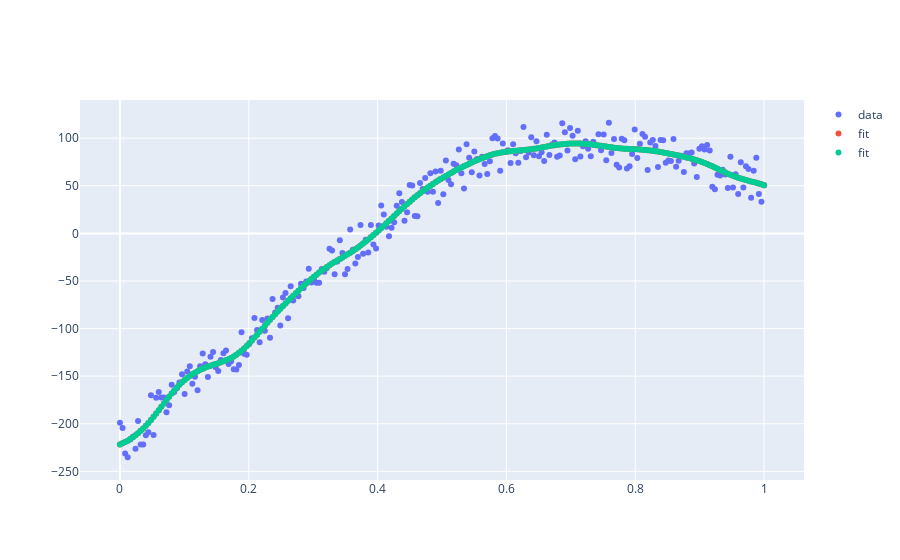

The code cell stored with this chart in its notebook:
### Code cell
S = M.calc_hat_matrix()
dof_res = np.trace(2*S - S @ S.T)
n = M.basis.shape[0]
sigma_square_hat = 1 / (n - dof_res) * M.mse
print("Sigma^2=", sigma_square_hat)
m = norm.ppf(1-0.05/2)

y_pred = M.basis @ M.coef_


#fig.add_trace(go.Scatter(x=x, y=y_pred - m * np.sqrt(sigma_square_hat) * np.sqrt(np.diag(np.linalg.pinv(S @ S.T))) , mode="lines", name="lower CI"))
#fig.add_trace(go.Scatter(x=x, y=y_pred + m * np.sqrt(sigma_square_hat) * np.sqrt(np.diag(np.linalg.pinv(S @ S.T))) , mode="lines", name="upper CI"))

### Figure 1 — Plotly figure (JSON) as saved in the notebook; plotly's stock layout.template omitted (floating-point values rounded to 4 significant figures; data arrays with more than 128 entries replaced by an {"elided": "..."} marker saying what was removed)
{"data": [{"mode": "markers", "name": "data", "type": "scatter", "x": {"elided": "250 float values"}, "y": {"elided": "250 float values"}}, {"mode": "markers", "name": "fit", "type": "scatter", "x": {"elided": "250 float values"}, "y": {"elided": "250 float values"}}, {"mode": "markers", "name": "fit", "type": "scatter", "visible": true, "x": {"elided": "250 float values"}, "y": {"elided": "250 float values"}}], "layout": {"autosize": true, "xaxis": {"autorange": true, "range": [-0.05799, 1.058], "type": "linear"}, "yaxis": {"autorange": true, "range": [-260.9, 142.0], "type": "linear"}}}
